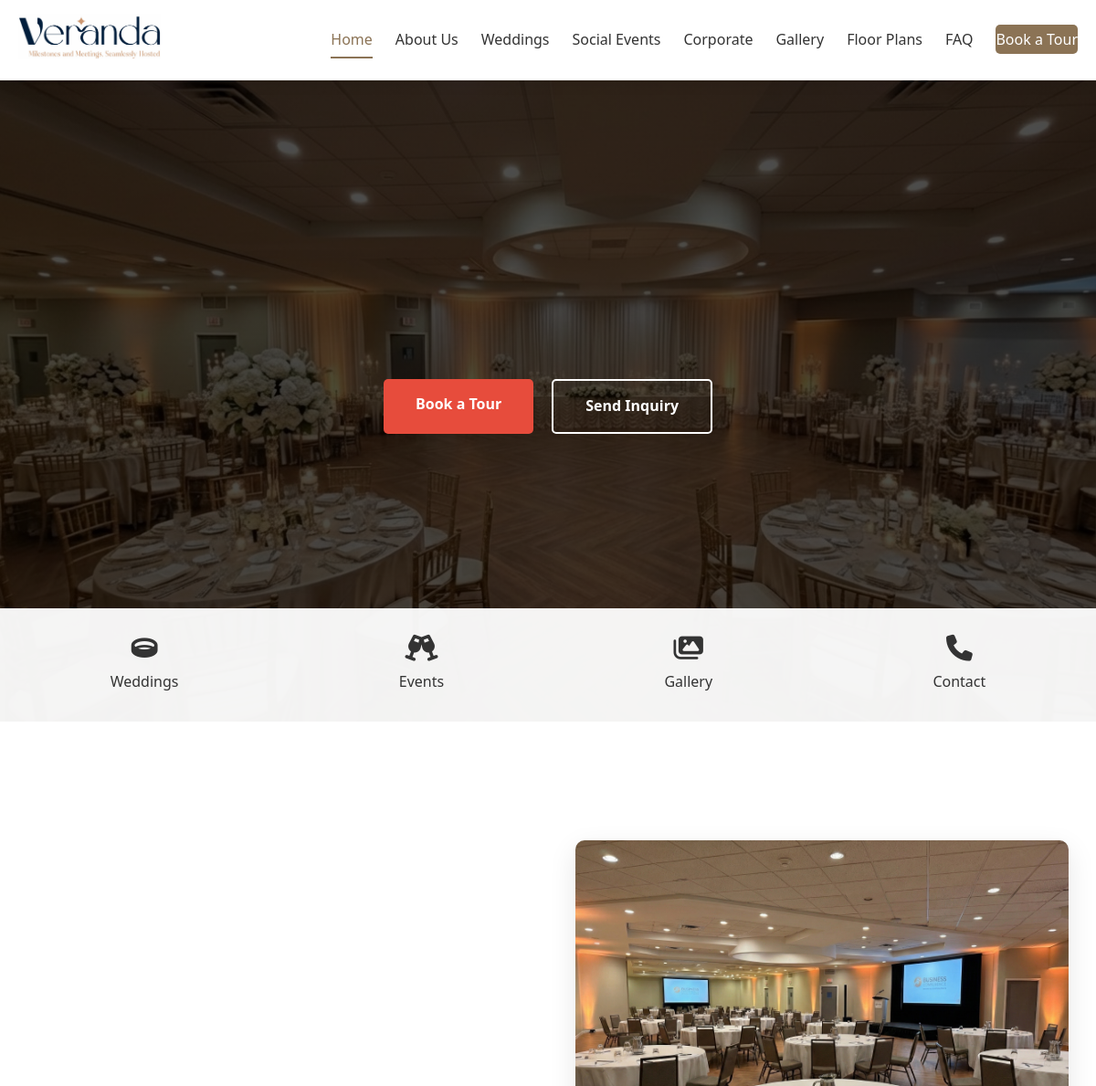
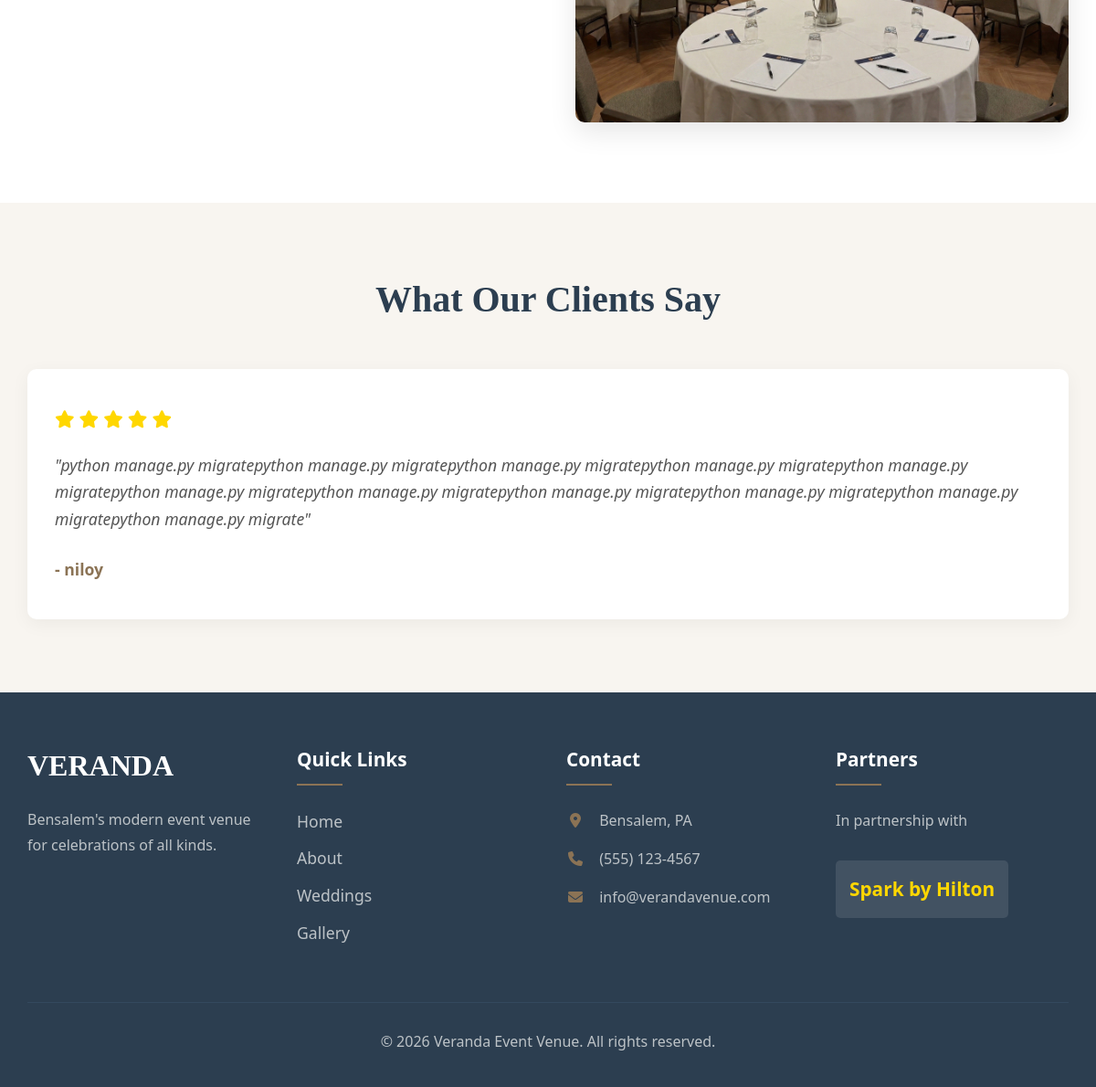
The page / on the database its author committed (2 pictures, top to bottom).
### core/models.py (models this page shows, shortened)
class Testimonial(models.Model):
    client_name = models.CharField(max_length=100)
    event_type = models.CharField(max_length=100, help_text="e.g., Wedding, Sweet 16")
    content = models.TextField()
    stars = models.IntegerField(default=5) # ১ থেকে ৫ এর মধ্যে
    created_at = models.DateTimeField(auto_now_add=True)

### core/views.py (the view)
# urls.py: path('', views.index, name='home'),
def index(request):
    content = HomeContent.objects.first()
    testimonials = Testimonial.objects.all().order_by('-created_at')
    context = {
        'content': content,
        'testimonials': testimonials
    }
    return render(request, 'index.html', context)

### templates/index.html (shortened to what this page needs)
{% load static %}
<!DOCTYPE html>
<html lang="en">
<head>
    <link rel="stylesheet" href="{% static 'css/style.css' %}">
    <link rel="stylesheet" href="https://cdnjs.cloudflare.com/ajax/libs/font-awesome/6.4.0/css/all.min.css">
</head>
<body>
    <nav class="navbar">
        <div class="container">
            <a href="{% url 'home' %}" class="logo">
                <img src="{% static 'images/Veranda/Logo.jpg' %}" alt="Veranda_Logo" style="height: 50px; width: auto;"></a>
            <ul class="nav-menu" id="navMenu">
                <li><a href="{% url 'home' %}" class="active">Home</a></li>
                <li><a href="{% url 'about' %}">About Us</a></li>
                <li><a href="{% url 'weddings' %}">Weddings</a></li>
                <li><a href="{% url 'events' %}">Social Events</a></li>
                <li><a href="{% url 'corporate' %}">Corporate</a></li>
                <li><a href="{% url 'gallery' %}">Gallery</a></li>
                <li><a href="{% url 'floor_plans' %}">Floor Plans</a></li>
                <li><a href="{% url 'faq' %}">FAQ</a></li>
                <li><a href="{% url 'contact' %}" class="cta-button">Book a Tour</a></li>
            </ul>
        </div>
    </nav>
    <section class="hero">
        <div class="hero-content">
            <div class="hero-buttons">
                <a href="/contact/" class="btn-primary">Book a Tour</a>
                <a href="/contact/" class="btn-secondary">Send Inquiry</a>
            </div>
        </div>
        <div class="quick-links">
            <a href="/weddings/"><i class="fas fa-ring"></i> Weddings</a>
            <a href="/events"><i class="fas fa-glass-cheers"></i> Events</a>
            <a href="/gallery/"><i class="fas fa-images"></i> Gallery</a>
            <a href="/contact/"><i class="fas fa-phone"></i> Contact</a>
        </div>
    </section>
    <section class="welcome-section">
        <div class="container">
            <div class="welcome-content">
                <div class="welcome-text">
                </div>
                <div class="welcome-image">
                    {% if content.welcome_image %}
                        <img src="{{ content.welcome_image.url }}" alt="{{ content.welcome_title }}">
                    {% else %}
                        <img src="{% static 'images/banquet.png' %}" alt="Default Image">
                    {% endif %}
                </div>
            </div>
        </div>
    </section>
    <section class="testimonials">
        <div class="container">
            <h2>What Our Clients Say</h2>
           <div class="testimonial-grid">
                {% for review in testimonials %}
                <div class="testimonial-card">
                    <div class="stars">
                        {% for i in "12345" %}
                            {% if forloop.counter <= review.stars %}
                                <i class="fas fa-star"></i>
                            {% endif %}
                        {% endfor %}
                    </div>
                    <p>"{{ review.content }}"</p>
                    <span class="client-name">- {{ review.client_name }}</span>
                </div>
                {% endfor %}
            </div>
        </div>
    </section>
    <footer class="footer">
        <div class="container">
            <div class="footer-content">
                <div class="footer-section">
                    <h3>VERANDA</h3>
                    <p>Bensalem's modern event venue for celebrations of all kinds.</p>
                </div>
                <div class="footer-section">
                    <h4>Quick Links</h4>
                    <ul>
                        <li><a href="{% url 'home' %}">Home</a></li>
                        <li><a href="{% url 'about' %}">About</a></li>
                        <li><a href="{% url 'weddings' %}">Weddings</a></li>
                        <li><a href="{% url 'gallery' %}">Gallery</a></li>
                    </ul>
                </div>
                <div class="footer-section">
                    <h4>Contact</h4>
                    <p><i class="fas fa-map-marker-alt"></i> Bensalem, PA</p>
                    <p><i class="fas fa-phone"></i> (555) 123-4567</p>
                    <p><i class="fas fa-envelope"></i> info@verandavenue.com</p>
                </div>
                <div class="footer-section">
                    <h4>Partners</h4>
                    <p>In partnership with</p>
                    <div class="spark-logo">
                        <strong>Spark by Hilton</strong>
                    </div>
                </div>
            </div>
            <div class="footer-bottom">
                <p>&copy; 2024 Veranda Event Venue. All rights reserved.</p>
            </div>
        </div>
    </footer>
</body>
</html>

### rows shown on the page
Testimonial: stars 5 (drawn), content "python manage.py migratepython manage.py migratepython manage.py migratepython manage.py migratepython manage.py migratepython manage.py migratepython manage.py migratepython manage.py migratepython manage.py migratepython manage.py migratepython manage.py migrate", client_name "niloy"
